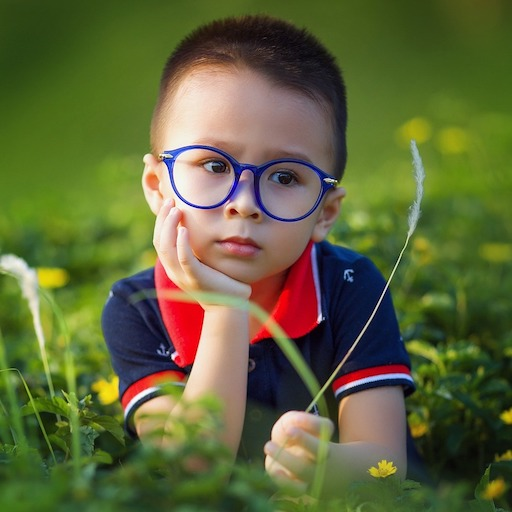
#> input picture week4-python/data/images/sample.jpg, 512 x 512 px
$ jupyter execute 15_image-gradients-second-order.ipynb   (shell and % lines are left out)   (older library calls are emulated)
#> lines starting #> are read from the running program, lines starting #| are printed output that depends on the picture
# <font style="color:rgb(50,120,229)">Second Order Derivative Filters</font>

We know that the Sobel operator calculates the first derivative in the x- and y-directions. When the intensity changes abruptly, the Sobel filter response fires up, so the response of the Sobel filter can be used as an edge detector.

However, first derivative operators (like the Sobel operators) are not the only way to detect edges. Second derivative operators have a zero crossing at the location of the edges.

In the image above, we see the effects of first and second derivatives in the 1-d case. A 1-d edge is shown in black. Notice, the first derivative curve, shown in green, has a maximum at the location of the edge. The second derivative, shown in blue, has a zero crossing at the location of the edge. This fact is used to recognize edges.

## <font style="color:rgb(50,120,229)">Laplacian Filter</font>

The [Laplacian](http://docs.opencv.org/3.0-beta/modules/imgproc/doc/filtering.html#laplacian) is a filter that is based on the second derivative.

Mathematically, the Laplacian operator or filter is given by

$$
L(x,y) = \frac{\partial^2 I }{\partial x^2} +  \frac{\partial^2 I }{\partial y^2}
$$

I have to admit, that looks scary. But fortunately, after the mathematicians did their math, they told us the above expression reduces to the simple convolution kernel shown below.

$$
\begin{bmatrix}
0 & 1 & 0\\
1 & -4 & 1\\
0 & 1 & 0
\end{bmatrix}
$$

The Laplacian filter is very sensitive to noise and therefore it is important to smooth the image before applying it.

**<font style="color:rgb(255,0,0)">Note:</font>** As a rule of thumb, **summing and averaging operations are less affected by noise, and differencing operations are greatly affected by noise**. Here is a simple example.

Let us consider two numbers. One is supposed to be 10 and the other is supposed to be 11, but because of a noise, the second number is recorded as 12. Now, the true difference between the numbers is 11 - 10 = 1. But because of noise, the difference is 12  - 10 = 2. So we have made a mistake of 100% while calculating the difference!

On the other hand, the true sum of the two numbers is 11 + 10 = 21, but because of noise we estimate it to be 12 + 10 = 22. The error is ( 22 - 21 ) / 21 = 4.76%.

So, while calculating derivatives we have to worry about noise, but while calculating integrals we don’t have to worry about noise.

### <font style="color:rgb(8,133,37)">Laplacian Filter in OpenCV</font>

[cell 1]
import cv2
import numpy as np
from dataPath import DATA_PATH
import matplotlib.pyplot as plt

[cell 2]
img = cv2.imread(DATA_PATH+"images/sample.jpg", cv2.IMREAD_GRAYSCALE)
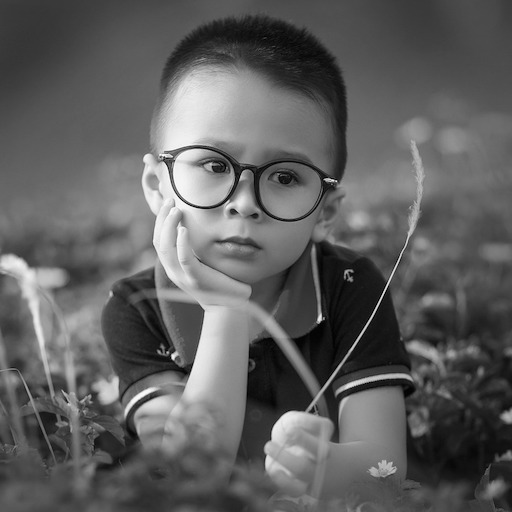
#> img: shape (512, 512); min 0, max 255, mean 94.7

# Check for invalid input
if img is None:
    print ("Image not read")

kernelSize = 3

Apply laplacian function on the image after gaussian blurring. Note that the depth of the output images is set to `CV_32F` because gradients can take negative values

[cell 3]
# Applying laplacian
img1 = cv2.GaussianBlur(img,(3,3),0,0)
laplacian = cv2.Laplacian(img1, cv2.CV_32F, ksize = kernelSize,
                            scale = 1, delta = 0)
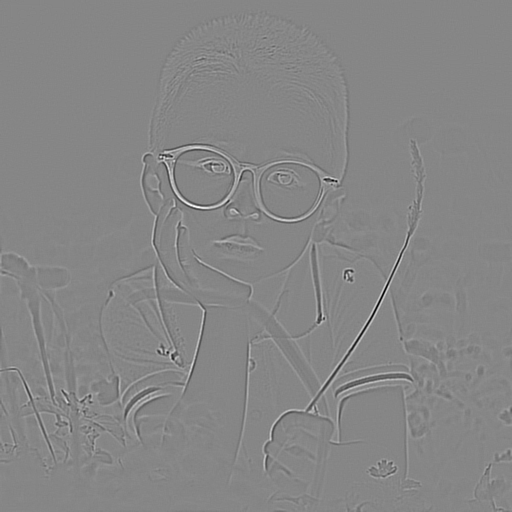
#> laplacian: shape (512, 512) float32; min -434, max 390, mean 0; drawn with min black and max white

[cell 4]
# Normalize results
cv2.normalize(laplacian,
                dst = laplacian,
                alpha = 0,
                beta = 1,
                norm_type = cv2.NORM_MINMAX,
                dtype = cv2.CV_32F)
